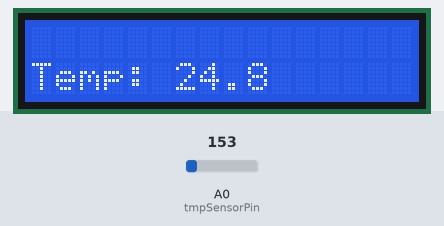
Simulated run of this sketch. Board: Arduino Uno, built with avr-gcc and run on an emulated ATmega328P. Parts: 16×2 character LCD. The test bench sets the inputs (shaded band); at power-on: A0 (tmpSensorPin) = 153.

Above: at 3.2 s.
3.3 s: A0 (tmpSensorPin) set to 165
At 5.1 s:
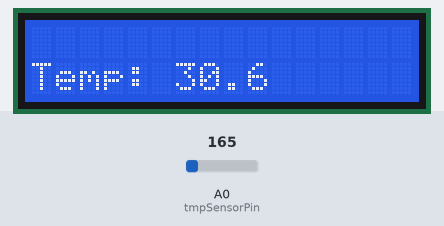
5.5 s: A0 (tmpSensorPin) set to 175
At 6.8 s:
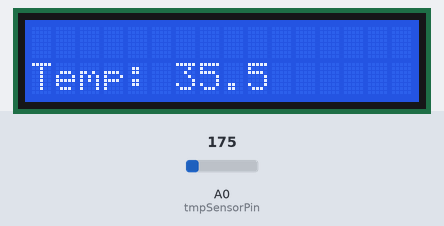
7.5 s: A0 (tmpSensorPin) set to 191
At 8.5 s:
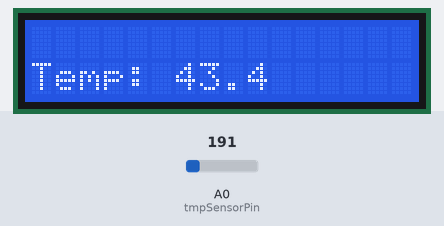
Timing chart, 0 to 10.5 s (numbered marks = the images above; inputs shaded):
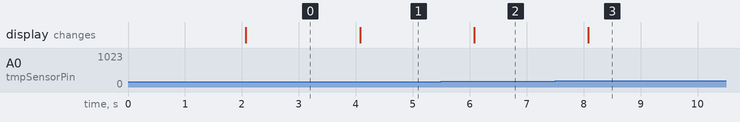

The sketch:

temp_lcd.ino
```cpp
/*
Developer:Diana Rosero
Script description:
Temperature_lcd
*/

#include <LiquidCrystal.h>

int seconds = 0;

LiquidCrystal lcd(12, 11, 5, 4, 3, 2);

// Pines del sensor TMP36, LED y motor
const int tmpSensorPin = A0;
const int ledPin = 6;
const int motorPin = 7;

void setup() {
  lcd.begin(16, 2);
  lcd.print("Temperatura:"); // Mostrar un mensaje inicial en la pantalla LCD
  lcd.setCursor(0, 1); // Mover el cursor a la segunda línea
  lcd.print("Inicializando...");
  delay(2000); // Esperar 2 segundos
  lcd.clear(); // Limpiar la pantalla LCD
}

void loop() {
    // Leer el valor del sensor TMP36
    int sensorValue = analogRead(tmpSensorPin);

    // Convertir el valor analógico a temperatura (suponiendo una resolución de 10 mV/°C)
    float voltage = sensorValue * (5.0 / 1023.0);
    float temperatureC = (voltage - 0.5) * 100.0; // Temperatura en °C

    // Mostrar la temperatura en el monitor serial
    Serial.print("Temperatura: ");
    Serial.print(temperatureC);
    Serial.println(" °C");

    // Mostrar la temperatura en la pantalla LCD
    lcd.setCursor(0, 1);
    lcd.print("Temp: ");
    lcd.print(temperatureC, 1); // Imprimir la temperatura con 1 decimal

    // Validaciones según la temperatura
    if (temperatureC <= 10.0) {
        // Temperatura menor o igual a 10 °C
        intermitenciaLED(0.5);
        digitalWrite(motorPin, LOW);
    } else if (temperatureC >= 11.0 && temperatureC <= 25.0) {
        // Temperatura entre 11 °C y 25 °C
        digitalWrite(ledPin, LOW);
        digitalWrite(motorPin, LOW);
    } else {
        // Temperatura mayor o igual a 26 °C
        digitalWrite(ledPin, HIGH);
        digitalWrite(motorPin, HIGH);
    }

    delay(1000); // Esperar un segundo antes de la próxima lectura
}


void intermitenciaLED(float retardo) {
 digitalWrite(ledPin, HIGH);
 delay(retardo * 1000);
 digitalWrite(ledPin, LOW);
 delay(retardo * 1000);
}
```

Measured:
- after the input at 3.3 s, the display: changes after 0.78 s (image 1)
- after the input at 5.5 s, the display: changes after 0.58 s (image 2)
- after the input at 7.5 s, the display: changes after 0.59 s (image 3)
